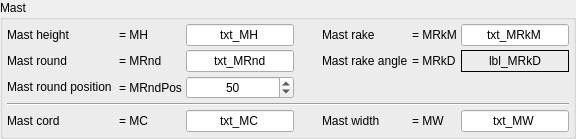
    <widget class="QGroupBox" name="groupBox_2" >
     <property name="sizePolicy" >
      <sizepolicy vsizetype="Fixed" hsizetype="MinimumExpanding" >
       <horstretch>0</horstretch>
       <verstretch>0</verstretch>
      </sizepolicy>
     </property>
     <property name="title" >
      <string>Mast</string>
     </property>
     <layout class="QGridLayout" >
      <property name="margin" >
       <number>4</number>
      </property>
      <property name="spacing" >
       <number>4</number>
      </property>
      <item row="4" column="4" >
       <widget class="QLabel" name="lbl_MastWidth" >
        <property name="text" >
         <string>Mast width</string>
        </property>
       </widget>
      </item>
      <item row="4" column="5" >
       <widget class="QLabel" name="lbl_MW" >
        <property name="text" >
         <string>= MW</string>
        </property>
       </widget>
      </item>
      <item row="4" column="6" >
       <widget class="QLineEdit" name="txt_MW" >
        <property name="minimumSize" >
         <size>
          <width>70</width>
          <height>0</height>
         </size>
        </property>
        <property name="text" >
         <string>txt_MW</string>
        </property>
        <property name="alignment" >
         <set>Qt::AlignHCenter</set>
        </property>
       </widget>
      </item>
      <item row="4" column="2" >
       <widget class="QLineEdit" name="txt_MC" >
        <property name="minimumSize" >
         <size>
          <width>70</width>
          <height>0</height>
         </size>
        </property>
        <property name="text" >
         <string>txt_MC</string>
        </property>
        <property name="alignment" >
         <set>Qt::AlignHCenter</set>
        </property>
       </widget>
      </item>
      <item row="4" column="1" >
       <widget class="QLabel" name="lbl_MC" >
        <property name="text" >
         <string>= MC</string>
        </property>
       </widget>
      </item>
      <item row="4" column="0" >
       <widget class="QLabel" name="lbl_MastCord" >
        <property name="text" >
         <string>Mast cord</string>
        </property>
       </widget>
      </item>
      <item row="1" column="6" >
       <widget class="QLabel" name="lbl_MRkD" >
        <property name="frameShape" >
         <enum>QFrame::Box</enum>
        </property>
        <property name="text" >
         <string>lbl_MRkD</string>
        </property>
        <property name="alignment" >
         <set>Qt::AlignCenter</set>
        </property>
       </widget>
      </item>
      <item row="1" column="5" >
       <widget class="QLabel" name="lbl_MRkDeg" >
        <property name="text" >
         <string>= MRkD</string>
        </property>
       </widget>
      </item>
      <item row="1" column="4" >
       <widget class="QLabel" name="lbl_MastRakeAngle" >
        <property name="text" >
         <string>Mast rake angle</string>
        </property>
       </widget>
      </item>
      <item row="0" column="2" >
       <widget class="QLineEdit" name="txt_MH" >
        <property name="sizePolicy" >
         <sizepolicy vsizetype="Fixed" hsizetype="Fixed" >
          <horstretch>0</horstretch>
          <verstretch>0</verstretch>
         </sizepolicy>
        </property>
        <property name="minimumSize" >
         <size>
          <width>70</width>
          <height>0</height>
         </size>
        </property>
        <property name="text" >
         <string>txt_MH</string>
        </property>
        <property name="alignment" >
         <set>Qt::AlignHCenter</set>
        </property>
       </widget>
      </item>
      <item row="1" column="2" >
       <widget class="QLineEdit" name="txt_MRnd" >
        <property name="text" >
         <string>txt_MRnd</string>
        </property>
        <property name="alignment" >
         <set>Qt::AlignHCenter</set>
        </property>
       </widget>
      </item>
      <item row="0" column="3" >
       <spacer>
        <property name="orientation" >
         <enum>Qt::Horizontal</enum>
        </property>
        <property name="sizeType" >
         <enum>QSizePolicy::Expanding</enum>
        </property>
        <property name="sizeHint" stdset="0" >
         <size>
          <width>20</width>
          <height>20</height>
         </size>
        </property>
       </spacer>
      </item>
      <item row="0" column="4" >
       <widget class="QLabel" name="lbl_MastRake" >
        <property name="text" >
         <string>Mast rake</string>
        </property>
       </widget>
      </item>
      <item row="0" column="5" >
       <widget class="QLabel" name="lbl_MRkM" >
        <property name="text" >
         <string>= MRkM</string>
        </property>
       </widget>
      </item>
      <item row="0" column="6" >
       <widget class="QLineEdit" name="txt_MRkM" >
        <property name="sizePolicy" >
         <sizepolicy vsizetype="Fixed" hsizetype="Fixed" >
          <horstretch>0</horstretch>
          <verstretch>0</verstretch>
         </sizepolicy>
        </property>
        <property name="minimumSize" >
         <size>
          <width>70</width>
          <height>0</height>
         </size>
        </property>
        <property name="text" >
         <string>txt_MRkM</string>
        </property>
        <property name="alignment" >
         <set>Qt::AlignHCenter</set>
        </property>
       </widget>
      </item>
      <item row="0" column="0" >
       <widget class="QLabel" name="lbl_MastHeight" >
        <property name="sizePolicy" >
         <sizepolicy vsizetype="Fixed" hsizetype="Fixed" >
          <horstretch>0</horstretch>
          <verstretch>0</verstretch>
         </sizepolicy>
        </property>
        <property name="minimumSize" >
         <size>
          <width>60</width>
          <height>22</height>
         </size>
        </property>
        <property name="text" >
         <string>Mast height</string>
        </property>
       </widget>
      </item>
      <item row="0" column="1" >
       <widget class="QLabel" name="lbl_MH" >
        <property name="text" >
         <string>= MH</string>
        </property>
       </widget>
      </item>
      <item row="1" column="1" >
       <widget class="QLabel" name="lbl_MRnd" >
        <property name="text" >
         <string>= MRnd</string>
        </property>
       </widget>
      </item>
      <item row="1" column="0" >
       <widget class="QLabel" name="lbl_MastRound" >
        <property name="sizePolicy" >
         <sizepolicy vsizetype="Fixed" hsizetype="Fixed" >
          <horstretch>0</horstretch>
          <verstretch>0</verstretch>
         </sizepolicy>
        </property>
        <property name="minimumSize" >
         <size>
          <width>60</width>
          <height>22</height>
         </size>
        </property>
        <property name="text" >
         <string>Mast round</string>
        </property>
       </widget>
      </item>
      <item row="2" column="1" >
       <widget class="QLabel" name="lbl_MRndPos" >
        <property name="text" >
         <string>= MRndPos</string>
        </property>
       </widget>
      </item>
      <item row="2" column="0" >
       <widget class="QLabel" name="lbl_MastRoundPos" >
        <property name="sizePolicy" >
         <sizepolicy vsizetype="Fixed" hsizetype="Fixed" >
          <horstretch>0</horstretch>
          <verstretch>0</verstretch>
         </sizepolicy>
        </property>
        <property name="minimumSize" >
         <size>
          <width>60</width>
          <height>22</height>
         </size>
        </property>
        <property name="text" >
         <string>Mast round position </string>
        </property>
       </widget>
      </item>
      <item row="3" column="0" colspan="7" >
       <widget class="Line" name="line" >
        <property name="orientation" >
         <enum>Qt::Horizontal</enum>
        </property>
       </widget>
      </item>
      <item row="2" column="2" >
       <widget class="QSpinBox" name="spinBox_MRndPos" >
        <property name="alignment" >
         <set>Qt::AlignHCenter</set>
        </property>
        <property name="minimum" >
         <number>20</number>
        </property>
        <property name="maximum" >
         <number>80</number>
        </property>
        <property name="value" >
         <number>50</number>
        </property>
       </widget>
      </item>
     </layout>
    </widget>
